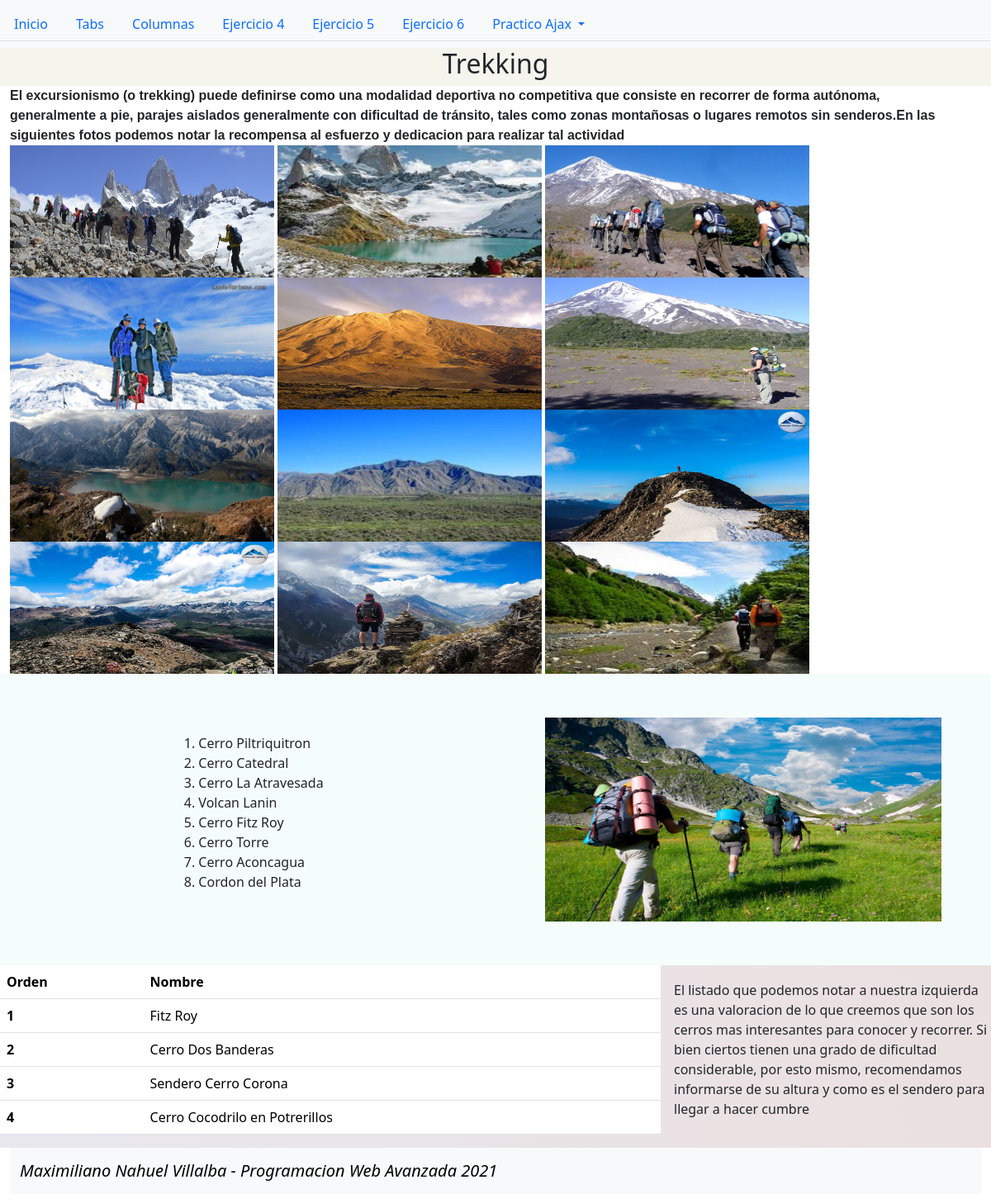
The app's page /ejercicio6.php with its own data.
### tables this page shows
CREATE TABLE `montania` (
  `id` int(11) NOT NULL,
  `nombre` varchar(100) NOT NULL,
  `descripcion` text NOT NULL,
  `imagen` varchar(200) NOT NULL,
  `id_provincia` int(11) NOT NULL
);

### ejercicio6.php (the view, shortened to what this page needs)
<?php
require('./conexion.php');
include('./head.php');
$opciones = $mysqli->query("SELECT * FROM montania");
?>
<body>
    <div class="container-fluid">
        <div class="row color-head justify-content-center text-center">
            <h2>Trekking</h2>
        </div>
        <div class="row">
            <div class="row">
                <div class="col-lg-12 fuente-helvetica">
                    <b>El excursionismo (o trekking) puede definirse como una modalidad deportiva no competitiva que
                        consiste en recorrer de forma autónoma, generalmente a pie, parajes aislados generalmente con
                        dificultad de tránsito, tales como zonas montañosas o lugares remotos sin senderos.En las
                        siguientes fotos podemos notar la recompensa al esfuerzo y dedicacion para realizar tal
                        actividad</b>
                </div>
            </div>
            <div class="row">
                <div class="col-lg-12 cont-img">
                    <img src="./img/trekking_chalten1.jpg" alt="">
                    <img src="./img/trekking_chalten2.jpg" alt="">
                    <img src="./img/trekking_lanin1.jpg" alt="">
                    <img src="./img/trekking_lanin2.jpg" alt="">
                    <img src="./img/trekking_tromen1.jpg" alt="">
                    <img src="./img/trekking_tromen2.jpg" alt="">
                    <img src="./img/trekking_mendoza1.jpg" alt="">
                    <img src="./img/trekking_mendoza2.jpg" alt="">
                    <img src="./img/trekking_ushuaia1.jpg" alt="">
                    <img src="./img/trekking_ushuaia2.jpg" alt="">
                    <img src="./img/trekking5.jpeg" alt="">
                    <img src="./img/trekking6.jpg" alt="">
                </div>
            </div>
            <div class="row primer-row">
                <div class="col-sm-4 col-md-6 centrado">
                    <ol class="list-li-desc">
                        <?php $i = 1;
                        while ($rowOpciones = $opciones->fetch_assoc()) { ?>
                        <li id="<?php echo $rowOpciones['id'] ?>"><?php echo $rowOpciones['nombre'] ?></li>
                        <?php $i++;
                        } ?>
                    </ol>
                </div>
                <div class="col-sm-8 col-md-6 d-flex justify-content-center align-items-center">
                    <img id="img-general" src=./img/trekking_general.jpg alt="">
                </div>
            </div>
            <div class="row last-row color-last-div">
                <div class="col-sm-8 col-12">
                    <table class="table">
                        <thead>
                            <tr>
                                <th scope="col">Orden</th>
                                <th scope="col">Nombre</th>
                            </tr>
                        </thead>
                        <tbody>
                            <tr>
                                <th scope="row">1</th>
                                <td>Fitz Roy</td>
                            </tr>
                            <tr>
                                <th scope="row">2</th>
                                <td>Cerro Dos Banderas</td>
                            </tr>
                            <tr>
                                <th scope="row">3</th>
                                <td>Sendero Cerro Corona</td>
                            </tr>
                            <tr>
                                <th scope="row">4</th>
                                <td>Cerro Cocodrilo en Potrerillos</td>
                            </tr>
                        </tbody>
                    </table>
                </div>
                <div class="col-sm-4 col-12 centrado">
                    <p>
                        El listado que podemos notar a nuestra izquierda es una valoracion de lo que creemos que son
                        los cerros mas
                        interesantes para conocer y recorrer. Si bien ciertos tienen una grado de dificultad
                        considerable, por esto mismo, recomendamos informarse de su altura y como es el sendero para
                        llegar a hacer cumbre
                    </p>
                </div>
            </div>
        </div>
</body>
<?php include('./footer.php') ?>

### head.php (shortened to what this page needs)
<!DOCTYPE html>
<html lang="en">
<head>
    <link rel="stylesheet" href="../bootstrap/css/bootstrap.min.css">
    <link rel="stylesheet" href="./css/style.css">
</head>
<nav class="navbar navbar-light bg-light d-block">
    <ul class="nav nav-tabs">
        <li class="nav-item">
            <a class="nav-link" aria-current="page" href="./index.php">Inicio</a>
        </li>
        <li class="nav-item">
            <a class="nav-link" aria-current="page" href="./tabs.php">Tabs</a>
        </li>
        <li class="nav-item">
            <a class="nav-link" aria-current="page" href="./columnas.php">Columnas</a>
        </li>
        <li class="nav-item">
            <a class="nav-link" aria-current="page" href="./ejercicio4.php">Ejercicio 4</a>
        </li>
        <li class="nav-item">
            <a class="nav-link" aria-current="page" href="./ejercicio5.php">Ejercicio 5</a>
        </li>
        <li class="nav-item">
            <a class="nav-link" aria-current="page" href="./ejercicio6.php">Ejercicio 6</a>
        </li>
        <li class="nav-item dropdown">
            <a class="nav-link dropdown-toggle" href="#" id="navbarScrollingDropdown" role="button"
                data-bs-toggle="dropdown" aria-expanded="false">
                Practico Ajax
            </a>
        </li>
    </ul>
</nav>

### footer.php (shortened to what this page needs)
</html>
<footer class="footer">
    <nav class="navbar navbar-light bg-light nav-footer">
        <div class="container-fluid">
            <span class="navbar-brand mb-0"><i>Maximiliano Nahuel Villalba - Programacion Web Avanzada 2021</i></span>
        </div>
    </nav>
</footer>

### css/style.css (style rules this page uses)
html { min-height: 100%; position: relative; }
body { height: 100%; margin: 0; padding: 0; }
.centrado { display: flex; justify-content: center; flex-direction: column; align-items: center; }
.color-head { background-color: rgb(245, 245, 238); }
.primer-row { background-color: rgb(245, 253, 252); min-width: 100%; --bs-gutter-x: 0rem; }
.color-last-div { background: linear-gradient(to right, rgb(232, 232, 238), rgb(235, 224, 224)); }
.last-row { --bs-gutter-x: 0rem; }
.cont-img img { height: 10em; width: 20em; }
.cont-img { box-sizing: unset; }
#img-general { height: 70%; width: 80%; margin: 1em; }
.fuente-helvetica { font-family: Arial, Helvetica, sans-serif; }
p { margin-left: 1em; }

### records on screen
montania: nombre "Cerro Piltriquitron"
montania: nombre "Cerro Catedral"
montania: nombre "Cerro La Atravesada"
montania: nombre "Volcan Lanin"
montania: nombre "Cerro Fitz Roy"
montania: nombre "Cerro Torre"
montania: nombre "Cerro Aconcagua"
montania: nombre "Cordon del Plata"
